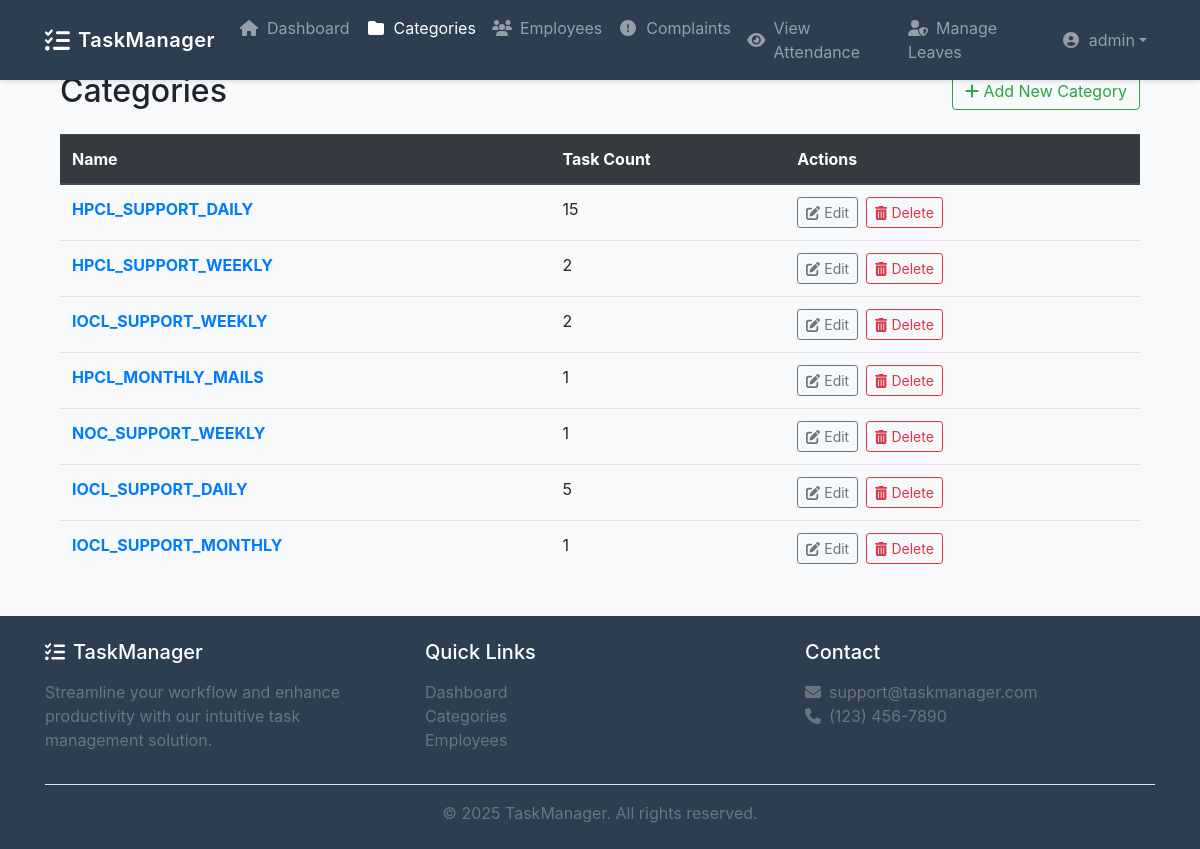
Page /categories/ (signed in) on the committed database.
### task_management_system_app/models.py (models this page shows, shortened)
class Category(models.Model):
    name = models.CharField(max_length=100, unique=True, null=False, blank=False)

### task_management_system_app/views.py (the view)
# urls.py: path('categories/', views.category_list, name='category_list'),
@login_required
@admin_required
def category_list(request):
    categories = Category.objects.all()
    return render(request, 'task_management_system_app/category_list.html', {'categories': categories})

### task_management_system_app/templates/task_management_system_app/category_list.html (shortened to what this page needs)
{% extends 'task_management_system_app/base.html' %}
{% block content %}
  <div class="container">
    <div class="d-flex justify-content-between align-items-center mb-4">
      <h2 class="mb-0">Categories</h2>
      <a href="{% url 'create_category' %}" class="btn btn-outline-success">
        <i class="fas fa-plus"></i> Add New Category
      </a>
    </div>
    {% if categories %}
      <div class="table-responsive">
        <table id="taskTable" class="table">
          <thead class="thead-dark">
            <tr>
              <th>Name</th>
              <th>Task Count</th>
              <th>Actions</th>
            </tr>
          </thead>
          <tbody>
            {% for category in categories %}
              <tr>
                <td>
                  <a href="{% url 'category_tasks' category.id %}" class="font-weight-bold text-decoration-none">
                    {{ category.name }}
                  </a>
                </td>
                <td>{{ category.task_set.count }}</td>
                <td>
                  <div class="d-flex">
                    <a href="{% url 'update_category' category.id %}" class="btn btn-sm btn-outline-secondary mr-2">
                      <i class="fas fa-edit"></i> Edit
                    </a>
                    <form method="post" action="{% url 'delete_category' category.id %}" onsubmit="return confirm('Are you sure you want to delete this category? All tasks in this category will be moved to uncategorized.');">
                      <button type="submit" class="btn btn-sm btn-outline-danger">
                        <i class="fas fa-trash-alt"></i> Delete
                      </button>
                    </form>
                  </div>
                </td>
              </tr>
            {% endfor %}
          </tbody>
        </table>
      </div>
    {% else %}
      <div class="alert alert-info">
        No categories found. Create your first category to get started!
      </div>
    {% endif %}
  </div>
{% endblock %}

### task_management_system_app/templates/task_management_system_app/base.html (shortened to what this page needs)
<!DOCTYPE html>
<html lang="en">
  <head>
    <link
      rel="stylesheet"
      href="https://maxcdn.bootstrapcdn.com/bootstrap/4.5.2/css/bootstrap.min.css"
    />
    <link
      rel="stylesheet"
      href="https://cdnjs.cloudflare.com/ajax/libs/font-awesome/5.15.3/css/all.min.css"
    />
    <link
      rel="stylesheet"
      href="https://cdnjs.cloudflare.com/ajax/libs/font-awesome/6.4.0/css/all.min.css"
    />
  </head>
  <body>
    <nav class="navbar navbar-expand-lg navbar-dark fixed-top">
      <div class="container">
        {% if user.is_superuser %}
        <a
          class="navbar-brand d-flex align-items-center"
          href="{% url 'dashboard' %}"
        >
          <i class="fas fa-tasks fa-lg mr-2"></i>
          <span class="d-none d-sm-inline">TaskManager</span>
        </a>
        {% endif %}
        <div class="collapse navbar-collapse" id="navbarNav">
          <ul class="navbar-nav mr-auto">
            {% if user.is_superuser %}
            <li class="nav-item">
              <a
                class="nav-link d-flex align-items-center"
                href="{% url 'dashboard' %}"
              >
                <i class="fas fa-home fa-fw mr-2"></i>
                <span>Dashboard</span>
              </a>
            </li>
            {% endif %} {% if user.is_superuser %}
            <li class="nav-item">
              <a
                class="nav-link d-flex align-items-center"
                href="{% url 'category_list' %}"
              >
                <i class="fas fa-folder fa-fw mr-2"></i>
                <span>Categories</span>
              </a>
            </li>
            {% endif %} {% if user.is_superuser %}
            <li class="nav-item">
              <a
                class="nav-link d-flex align-items-center"
                href="{% url 'employee_list' %}"
              >
                <i class="fas fa-users fa-fw mr-2"></i>
                <span>Employees</span>
              </a>
            </li>
            {% endif %}
            {% if user.is_superuser %}
            <li class="nav-item">
              <a
                class="nav-link d-flex align-items-center"
                href="{% url 'complain_list' %}"
              >
                <i class="fas fa-exclamation-circle fa-fw mr-2"></i>
                <span>Complaints</span>
              </a>
            </li>
            {% endif %}
            {% if user.is_superuser %}
            <li class="nav-item">
              <a
                class="nav-link d-flex align-items-center"
                href="{% url 'attendance_list' %}"
              >
                <i class="fas fa-eye fa-fw mr-2"></i>
                <span>View Attendance</span>
              </a>
            </li>
            {% endif %}
            {% if user.is_superuser %}
            <li class="nav-item">
              <a class="nav-link" href="{% url 'leave_review_list' %}">
                <i class="fas fa-user-shield mr-2"></i>Manage Leaves
              </a>
            </li>
            {% endif %}
          </ul>
          <ul class="navbar-nav ml-auto">
            {% if user.is_authenticated %}
            <li class="nav-item dropdown">
              <a
                class="nav-link dropdown-toggle d-flex align-items-center"
                href="#"
                id="userMenu"
                data-toggle="dropdown"
              >
                <i class="fas fa-user-circle fa-fw mr-2"></i>
                <span>{{ user.username }}</span>
              </a>
            </li>
            {% endif %}
          </ul>
        </div>
      </div>
    </nav>
    <main class="flex-grow-1 mt-5 pt-4">
      <div class="container">
         {% block content %}{% endblock %}
      </div>
    </main>
    <footer class="footer py-4 mt-4">
      <div class="container">
        <div class="row">
          <div class="col-md-4 mb-4 mb-md-0">
            <h5 class="text-white mb-3">
              <i class="fas fa-tasks mr-2"></i>TaskManager
            </h5>
            <p class="text-muted">
              Streamline your workflow and enhance productivity with our
              intuitive task management solution.
            </p>
          </div>
          <div class="col-md-4 mb-4 mb-md-0">
            <h5 class="text-white mb-3">Quick Links</h5>
            <ul class="list-unstyled">
              <li>
                <a class="text-muted" href="{% url 'dashboard' %}">Dashboard</a>
              </li>
              <li>
                <a class="text-muted" href="{% url 'category_list' %}"
                  >Categories</a
                >
              </li>
              <li>
                <a class="text-muted" href="{% url 'employee_list' %}"
                  >Employees</a
                >
              </li>
            </ul>
          </div>
          <div class="col-md-4">
            <h5 class="text-white mb-3">Contact</h5>
            <ul class="list-unstyled">
              <li class="text-muted">
                <i class="fas fa-envelope mr-2"></i>support@taskmanager.com
              </li>
              <li class="text-muted">
                <i class="fas fa-phone mr-2"></i>(123) 456-7890
              </li>
            </ul>
          </div>
        </div>
        <div class="border-top pt-3 mt-3 text-center">
          <p class="text-muted mb-0">
            &copy; {% now "Y" %} TaskManager. All rights reserved.
          </p>
        </div>
      </div>
    </footer>
  </body>
</html>

### task_management_system_app/templates/task_management_system_app/base.html (style rules this page uses)
:root { --primary-color: #3498db; --secondary-color: #2c3e50; --accent-color: #e74c3c; }
body { min-height: 100vh; display: flex; flex-direction: column; background-color: #f8f9fa; }
.navbar { background-color: var(--secondary-color) !important; box-shadow: 0 2px 4px rgba(0, 0, 0, 0.1); }
.navbar-brand { font-weight: 600; letter-spacing: 0.5px; }
.nav-link { transition: all 0.3s ease; position: relative; }
.footer { background-color: var(--secondary-color); margin-top: auto; }

### rows in the picture
Category: name "HPCL_SUPPORT_DAILY", task_set.count "15"
Category: name "HPCL_SUPPORT_WEEKLY", task_set.count "2"
Category: name "IOCL_SUPPORT_WEEKLY", task_set.count "2"
Category: name "HPCL_MONTHLY_MAILS", task_set.count "1"
Category: name "NOC_SUPPORT_WEEKLY", task_set.count "1"
Category: name "IOCL_SUPPORT_DAILY", task_set.count "5"
Category: name "IOCL_SUPPORT_MONTHLY", task_set.count "1"

### other values in the picture
{{ user.username }} "admin"
